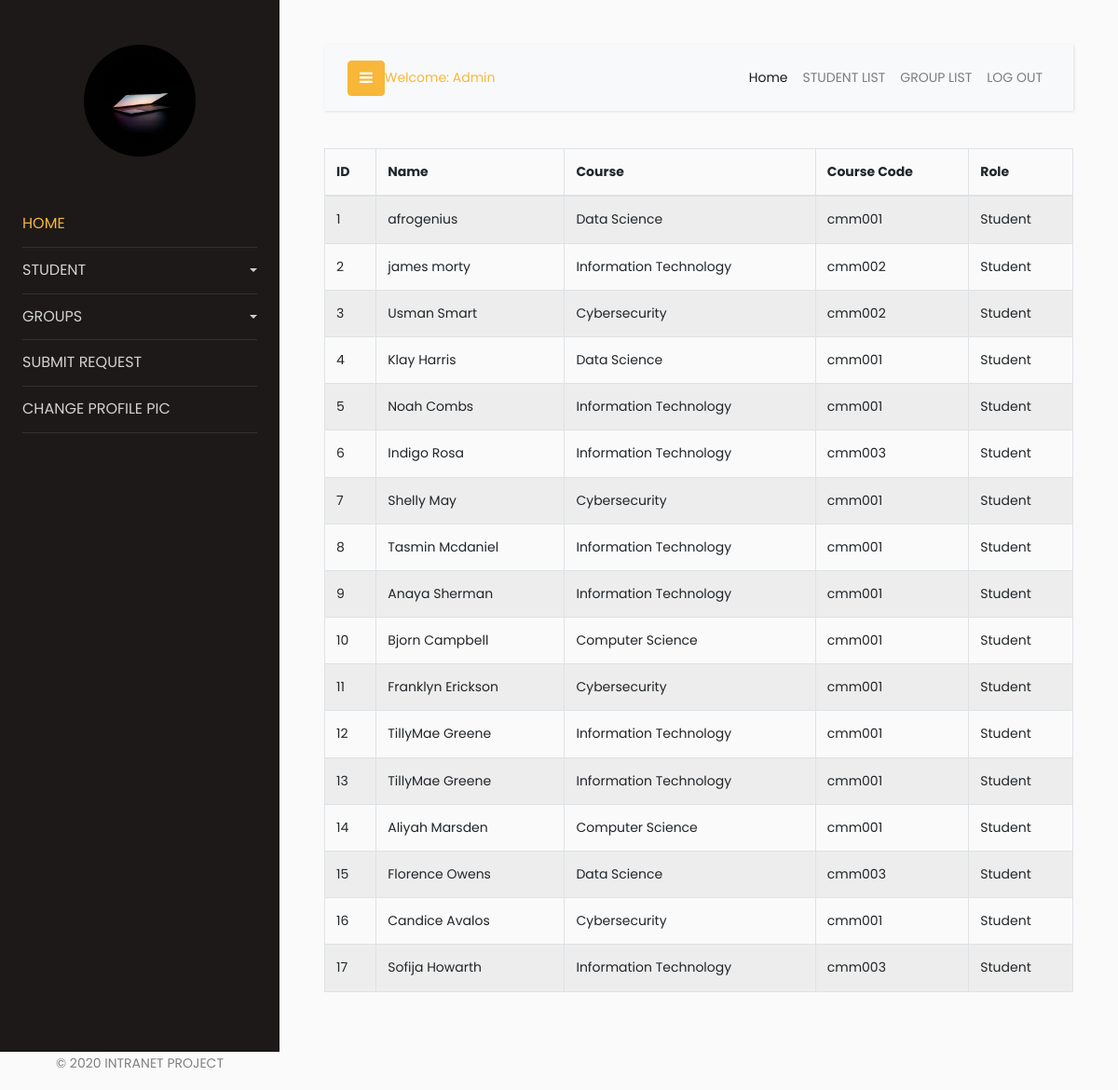
The page /student/studentlist.php (signed in) on the database its author committed.
### tables this page shows
CREATE TABLE `students` (
  `uid` int(11) NOT NULL,
  `fullname` varchar(255) DEFAULT NULL,
  `course` varchar(100) DEFAULT NULL,
  `coursecode` varchar(255) DEFAULT NULL,
  `stdgroup` varchar(200) DEFAULT NULL,
  `role` varchar(255) DEFAULT NULL
);

### student/studentlist.php (the view, shortened to what this page needs)
<?php
include("includes/header.php")
?>
<?php
include_once("db.php");
$sqlQuery = "SELECT uid, fullname, course, coursecode, stdgroup, role FROM students";
$resultSet = mysqli_query($conn, $sqlQuery) or die("database error:". mysqli_error($conn));
?>
    <div class="wrapper d-flex align-items-stretch">
        <?php
        include("includes/navbar.php");
        ?>
        <div id="content" class="p-4 p-md-5">
            <?php
            include("includes/content.php");
            ?>
            <table id="studentList" class="table table-bordered table-striped">
	            <thead>
		            <tr>
                        <th>ID</th>
                        <th>Name</th>
                        <th>Course</th>
                        <th>Course Code</th>
                        <th>Role</th>
		            </tr>
	            </thead>
                <tbody>
		          <?php while( $developer = mysqli_fetch_assoc($resultSet) ) { ?>
                      <tr id="<?php echo $developer ['uid']; ?>">
                          <td><?php echo $developer ['uid']; ?></td>
                          <td><?php echo $developer ['fullname']; ?></td>
                          <td><?php echo $developer ['course']; ?></td>
                          <td><?php echo $developer ['coursecode']; ?></td>
                          <td><?php echo $developer ['role']; ?></td>
                      </tr>
		          <?php } ?>
	           </tbody>
            </table>
        </div>
    </div>
    <?php
    include("includes/footer.php");
    ?>

### rows shown on the page
students: uid "1", fullname "afrogenius", course "Data Science", coursecode "cmm001", role "Student"
students: uid "2", fullname "james morty", course "Information Technology", coursecode "cmm002", role "Student"
students: uid "3", fullname "Usman Smart", course "Cybersecurity", coursecode "cmm002", role "Student"
students: uid "4", fullname "Klay Harris", course "Data Science", coursecode "cmm001", role "Student"
students: uid "5", fullname "Noah Combs", course "Information Technology", coursecode "cmm001", role "Student"
students: uid "6", fullname "Indigo Rosa", course "Information Technology", coursecode "cmm003", role "Student"
students: uid "7", fullname "Shelly May", course "Cybersecurity", coursecode "cmm001", role "Student"
students: uid "8", fullname "Tasmin Mcdaniel", course "Information Technology", coursecode "cmm001", role "Student"
students: uid "9", fullname "Anaya Sherman", course "Information Technology", coursecode "cmm001", role "Student"
students: uid "10", fullname "Bjorn Campbell", course "Computer Science", coursecode "cmm001", role "Student"
students: uid "11", fullname "Franklyn Erickson", course "Cybersecurity", coursecode "cmm001", role "Student"
students: uid "12", fullname "TillyMae Greene", course "Information Technology", coursecode "cmm001", role "Student"
students: uid "13", fullname "TillyMae Greene", course "Information Technology", coursecode "cmm001", role "Student"
students: uid "14", fullname "Aliyah Marsden", course "Computer Science", coursecode "cmm001", role "Student"
students: uid "15", fullname "Florence Owens", course "Data Science", coursecode "cmm003", role "Student"
students: uid "16", fullname "Candice Avalos", course "Cybersecurity", coursecode "cmm001", role "Student"
students: uid "17", fullname "Sofija Howarth", course "Information Technology", coursecode "cmm003", role "Student"

### other values the page prints
$_SESSION['user_name'] "Admin"
